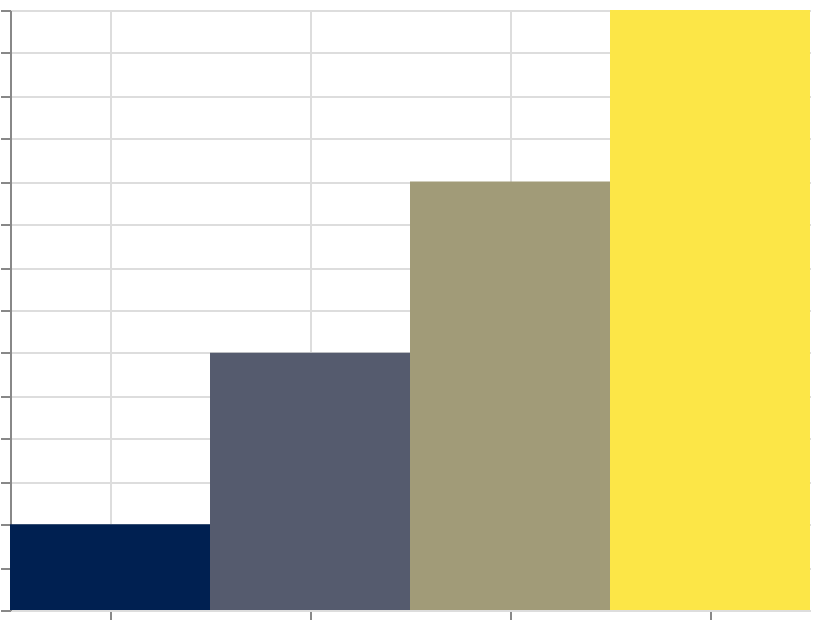

Specify this chart in Vega-Lite:
### Vega specification from a JSON file in a GitHub repository (floating-point values rounded to 4 significant figures)
{"$schema": "https://vega.github.io/schema/vega/v6.json", "width": 400, "height": 300, "padding": 5, "autosize": "none", "data": [{"name": "table", "values": [{"cat": "A", "val": 10}, {"cat": "B", "val": 30}, {"cat": "C", "val": 50}, {"cat": "D", "val": 70}]}], "scales": [{"name": "x", "type": "band", "domain": {"data": "table", "field": "cat", "sort": true}, "range": "width"}, {"name": "y", "type": "linear", "domain": {"data": "table", "field": "val"}, "range": [{"signal": "height"}, 0], "zero": true, "nice": true}, {"name": "color", "type": "linear", "domain": {"data": "table", "field": "val"}, "range": {"scheme": "cividis"}}], "marks": [{"type": "rect", "from": {"data": "table"}, "encode": {"update": {"x": {"scale": "x", "field": "cat"}, "width": {"scale": "x", "band": 1}, "y": {"scale": "y", "field": "val"}, "y2": {"scale": "y", "value": 0}, "fill": {"scale": "color", "field": "val"}}}}], "axes": [{"scale": "x", "orient": "bottom", "grid": true, "labels": false}, {"scale": "y", "orient": "left", "grid": true, "labels": false}], "legends": [{"fill": "color"}]}
